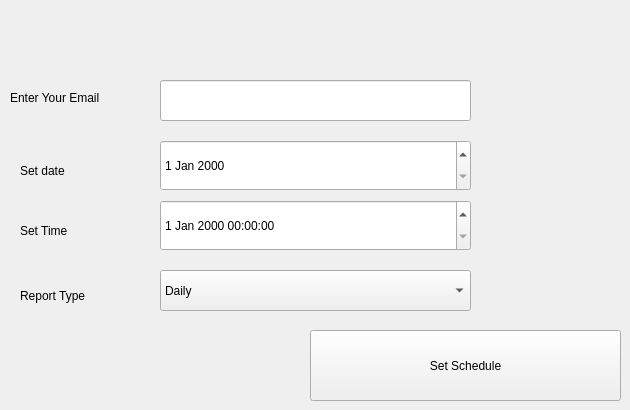
      <widget class="QWidget" name="tab_10">
       <attribute name="title">
        <string>Admin Report</string>
       </attribute>
       <widget class="QPushButton" name="pushButton_13">
        <property name="geometry">
         <rect>
          <x>310</x>
          <y>330</y>
          <width>311</width>
          <height>71</height>
         </rect>
        </property>
        <property name="text">
         <string>Set Schedule</string>
        </property>
       </widget>
       <widget class="QLineEdit" name="lineEdit_2">
        <property name="geometry">
         <rect>
          <x>160</x>
          <y>80</y>
          <width>311</width>
          <height>41</height>
         </rect>
        </property>
       </widget>
       <widget class="QLabel" name="label_5">
        <property name="geometry">
         <rect>
          <x>10</x>
          <y>90</y>
          <width>151</width>
          <height>16</height>
         </rect>
        </property>
        <property name="text">
         <string>Enter Your Email</string>
        </property>
       </widget>
       <widget class="QDateTimeEdit" name="dateTimeEdit">
        <property name="geometry">
         <rect>
          <x>160</x>
          <y>200</y>
          <width>311</width>
          <height>51</height>
         </rect>
        </property>
       </widget>
       <widget class="QLabel" name="label_6">
        <property name="geometry">
         <rect>
          <x>20</x>
          <y>220</y>
          <width>111</width>
          <height>21</height>
         </rect>
        </property>
        <property name="text">
         <string>Set Time</string>
        </property>
       </widget>
       <widget class="QDateEdit" name="dateEdit_5">
        <property name="geometry">
         <rect>
          <x>160</x>
          <y>140</y>
          <width>311</width>
          <height>51</height>
         </rect>
        </property>
       </widget>
       <widget class="QLabel" name="label_7">
        <property name="geometry">
         <rect>
          <x>20</x>
          <y>160</y>
          <width>111</width>
          <height>21</height>
         </rect>
        </property>
        <property name="text">
         <string>Set date</string>
        </property>
       </widget>
       <widget class="QComboBox" name="comboBox_2">
        <property name="geometry">
         <rect>
          <x>160</x>
          <y>270</y>
          <width>311</width>
          <height>41</height>
         </rect>
        </property>
        <item>
         <property name="text">
          <string>Daily</string>
         </property>
        </item>
        <item>
         <property name="text">
          <string>Monthly</string>
         </property>
        </item>
        <item>
         <property name="text">
          <string>Annually</string>
         </property>
        </item>
       </widget>
       <widget class="QLabel" name="label_8">
        <property name="geometry">
         <rect>
          <x>20</x>
          <y>280</y>
          <width>101</width>
          <height>31</height>
         </rect>
        </property>
        <property name="text">
         <string>Report Type</string>
        </property>
       </widget>
      </widget>
